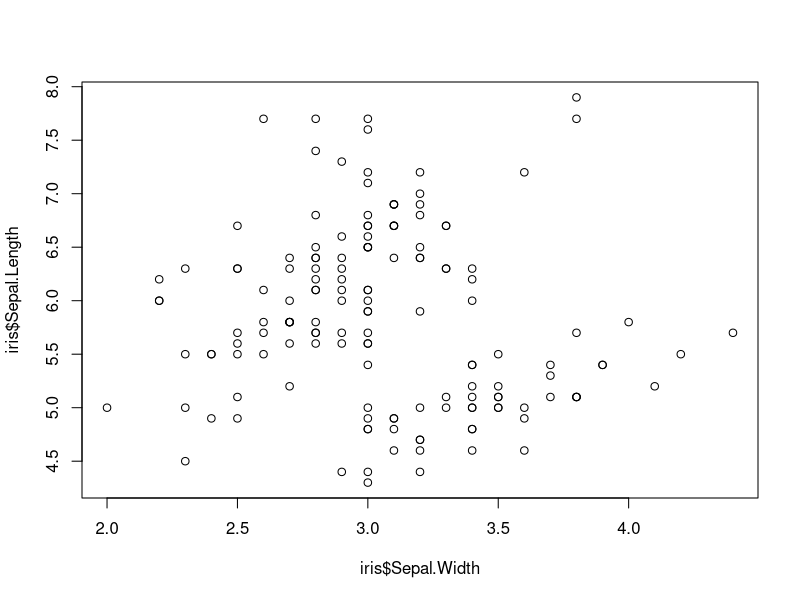
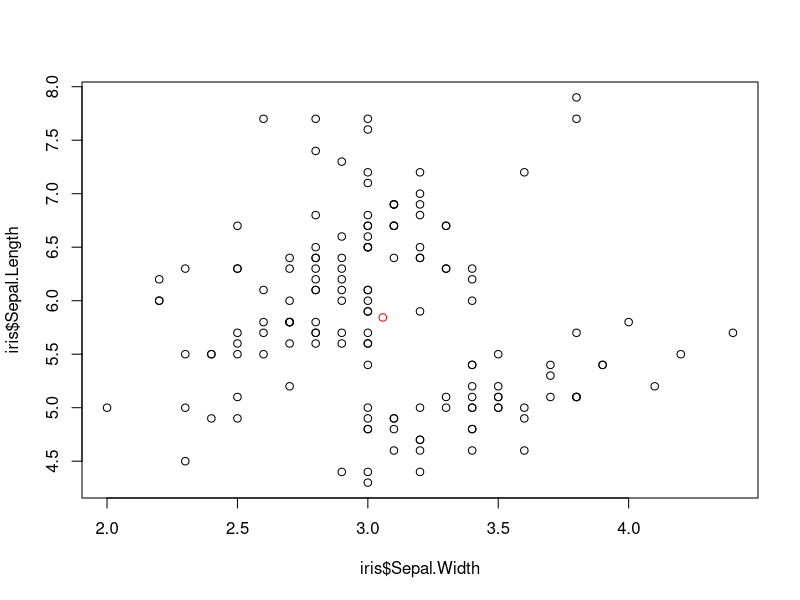
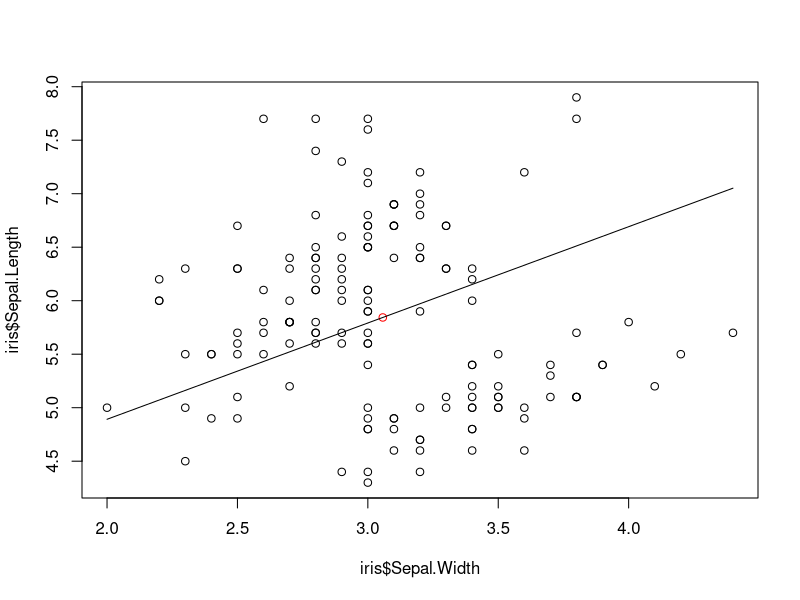
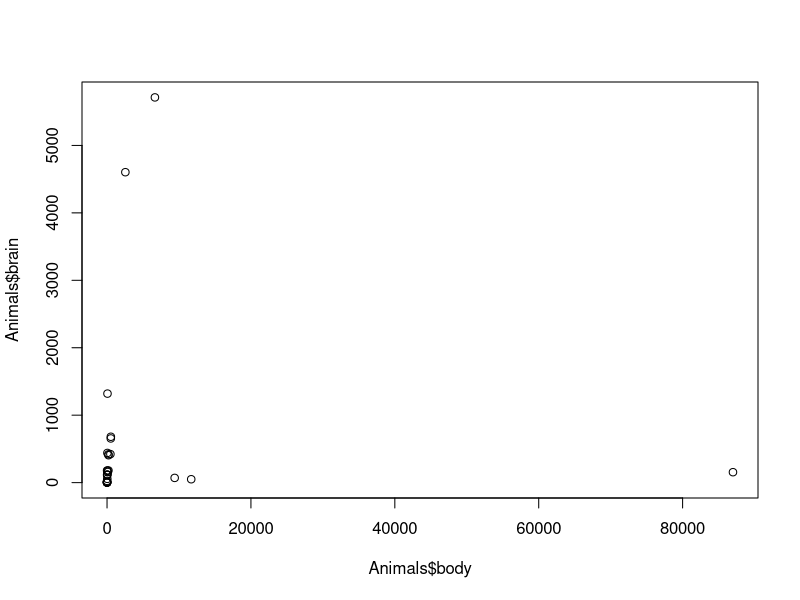
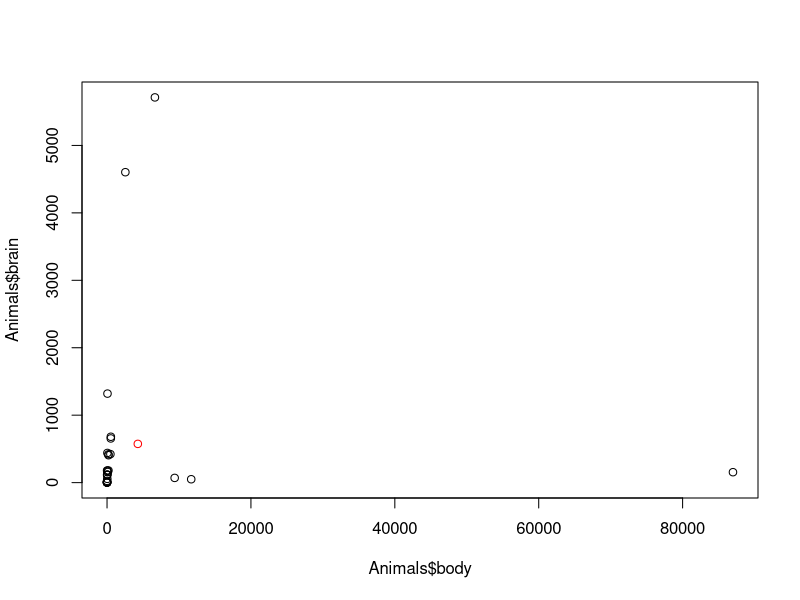
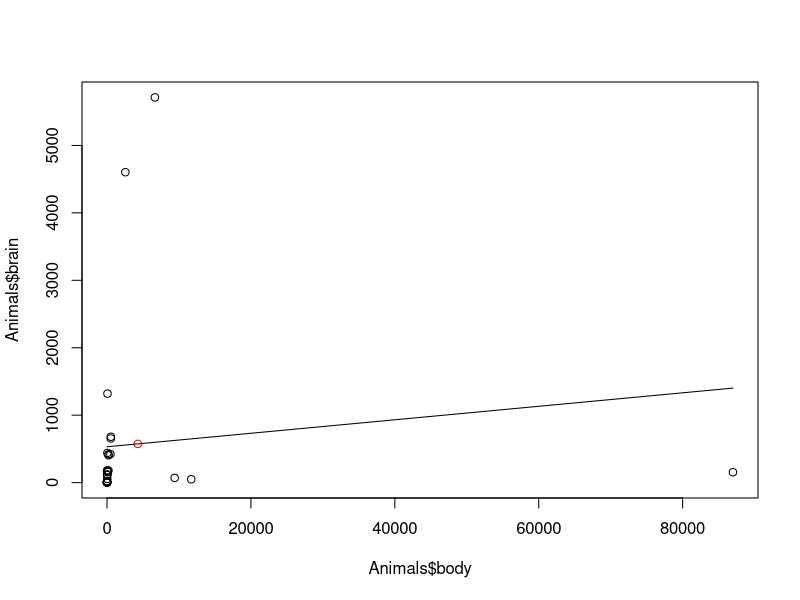

The R source for these figures, in order:
data(iris)
iris$Sepal.Width
mean(iris$Sepal.Width)
mean(iris$Sepal.Length)
sd(iris$Sepal.Width)
plot(x= iris$Sepal.Width, y= iris$Sepal.Length)
data_center_x= mean(iris$Sepal.Width)
data_center_y= mean(iris$Sepal.Length)
c(data_center_x, data_center_y)
plot(x= iris$Sepal.Width, y= iris$Sepal.Length)
points(x= data_center_x, y= data_center_y, col= "red")
line_point_slope = function(x, x1, y1, slope)
{
  get_y_intercept = 
    function(x1, y1, slope) 
      return(-(x1 * slope) + y1)
  
  linear = 
    function(x, yint, slope) 
      return(yint + x * slope)
  
  return(linear(x, get_y_intercept(x1, y1, slope), slope))
}
line_point_slope(2, 4, 4, -2)
plot(x = iris$Sepal.Width, y = iris$Sepal.Length)
points(x = data_center_x, y = data_center_y, col = "red")
curve(
  line_point_slope(
    x, 
    data_center_x, 
    data_center_y,
    0.9), 
  add = TRUE)
library(MASS)
data(Animals)
head(Animals)
Animals$body
Animals$brain
plot(x= Animals$body, y= Animals$brain)
data_center_x= mean(Animals$body)
data_center_y= mean(Animals$brain)
c(data_center_x, data_center_y)
plot(x= Animals$body, y=Animals$brain)
points(x= data_center_x, data_center_y, col= "red")
line_point_slope = function(x, x1, y1, slope)
{
  get_y_intercept = 
    function(x1, y1, slope) 
      return(-(x1 * slope) + y1)
  
  linear = 
    function(x, yint, slope) 
      return(yint + x * slope)
  
  return(linear(x, get_y_intercept(x1, y1, slope), slope))
}
plot(x = Animals$body, y = Animals$brain)
points(x = data_center_x, y = data_center_y, col = "red")
curve(
  line_point_slope(
    x, 
    data_center_x, 
    data_center_y,
    0.01), 
  add = TRUE)


